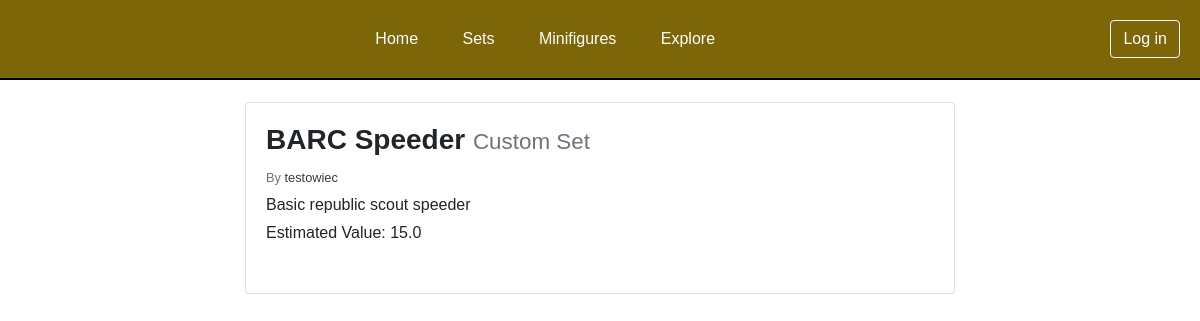
The page /brickonomy/sets on the database its author committed.
### home/models.py (models this page shows, shortened)
class Set(models.Model):
    name = models.CharField(max_length=20, editable=True)
    if_moc = models.BooleanField(editable=True)
    era = models.CharField(max_length=15)
    description = models.TextField()
    estimated_price = models.FloatField()
    quantity = models.IntegerField()
    date_added = models.DateTimeField(default=timezone.now)
    owner = models.ForeignKey(User, on_delete=models.CASCADE)
    owner_name = models.CharField(max_length=20, default='default_user')

### home/views.py (the view)
# urls.py: path('sets', views.sets, name="sets-page"),
def sets(request):
    context = {
        'sets': Set.objects.all()
    }
    return render(request, 'home/sets.html', context)

### home/templates/home/sets.html (shortened to what this page needs)
{% extends "home/base.html" %}
{% block content %}
<div class="container mt-4">
    <div class="row justify-content-center">
        <div class="col-md-8">
        {% for set in sets %}
            <div class="card">
                <div class="card-body">
                    <div class="media mb-4">
                        <div class="media-body">
                            <h3 class="mt-0"> <b>{{ set.name }}</b>
                            <small class="text-muted">
                                    {% if set.if_moc %}
                                       Custom Set
                                    {% else %}
                                       Official Set
                                    {% endif %}
                                </small>
                            </h3>
                            <small class="text-muted">By <a href="#" class="btn-outline-dark">{{ set.owner }}</a></small>
                            <p class="mb-1">{{ set.description }}</p>
                            <p class="mb-1">Estimated Value: {{ set.estimated_price }}</p>
                        </div>
                    </div>
                </div>
            </div>
        {% endfor %}
        </div>
    </div>
</div>
{% endblock content %}

### home/templates/home/base.html (style rules this page uses)
body { margin: 0; padding: 0; font-family: Arial, sans-serif; }

### rows shown on the page
Set: name "BARC Speeder", if_moc "Custom Set", owner "testowiec", description "Basic republic scout speeder", estimated_price "15.0"
